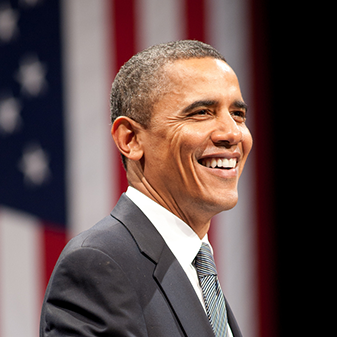
#> input picture Part 1/Week_1/images/obama.jpg, 337 x 337 px
$ python colour.py
#> lines starting #> are read from the running program, lines starting #| are printed output that depends on the picture
##References
##https://stackoverflow.com/questions/46390779/automatic-white-balancing-with-grayworld-assumption
##https://pippin.gimp.org/image-processing/chapter-automaticadjustments.html

try:
    import cv2
    import numpy as np
    from matplotlib import pyplot as plt
except:
    print ("please install the dependencies \n using command pip3 install requirements.txt")

image=cv2.imread("images/obama.jpg")  #reading the image into opencv
#> image is the input picture: shape (337, 337, 3); mean B, G, R 76.1, 77.4, 96.7

image_lab=cv2.cvtColor(image,cv2.COLOR_BGR2LAB)
#> image_lab: shape (337, 337, 3); mean of channels 0, 1, 2 87, 136.1, 132.1

##Using Grayworld Assumption

a=np.average(image_lab[:,:,1])
#> a = 136.1
b=np.average(image_lab[:,:,2])
#> b = 132.1
image_lab[:, :, 1] = image_lab[:, :, 1] - ((a - 128) * (image_lab[:, :, 0] / 255.0) * 1.1)
#> image_lab: shape (337, 337, 3); mean of channels 0, 1, 2 87, 132.6, 132.1
image_lab[:, :, 2] = image_lab[:, :, 2] - ((b - 128) * (image_lab[:, :, 0] / 255.0) * 1.1)
#> image_lab: shape (337, 337, 3); mean of channels 0, 1, 2 87, 132.6, 130.1
image_lab = cv2.cvtColor(image_lab, cv2.COLOR_LAB2BGR)
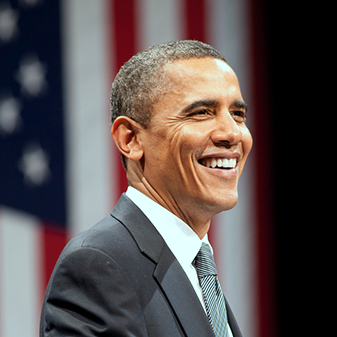
#> image_lab: shape (337, 337, 3); mean B, G, R 79.2, 79.8, 89.4

##cv2.imshow("LAB image",np.hstack((image,image_lab)))  #To show the ouput

plt.subplot(1,2,1)
plt.imshow(cv2.cvtColor(image, cv2.COLOR_BGR2RGB)) #converting BGR to RGB to plot in matplotlib
plt.title("original ")
plt.subplot(1,2,2)
plt.imshow(cv2.cvtColor(image_lab, cv2.COLOR_BGR2RGB))
plt.title("Colour corrected")
##plt.show()

def remap(v, mi, ma):
    return (v-mi)/(ma-mi)


def component_streching(image):
    #Calculating minimum and mazimum values of RGB channels
    image2=image
    b_min=image[:,:,0].min()
#> b_min = 0
    b_max=image[:,:,0].max()
#> b_max = 255
    g_min=image[:,:,1].min()
#> g_min = 0
    g_max=image[:,:,1].max()
#> g_max = 255
    r_min=image[:,:,2].min()
#> r_min = 0
    r_max=image[:,:,2].max()
#> r_max = 255

##    image2[:,:,0]=remap(image[:,:,0],b_min,b_max)
    image2[:,:,0]=(image[:,:,0]-b_min)/(b_max-b_min)
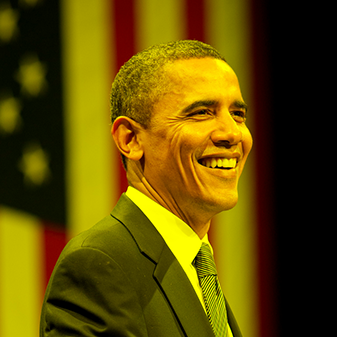
#> image2: shape (337, 337, 3); mean B, G, R 0, 77.4, 96.7
    image2[:,:,1]=remap(image[:,:,1],g_min,g_max)
#> in remap, `return (v-mi)/(ma-mi)`:
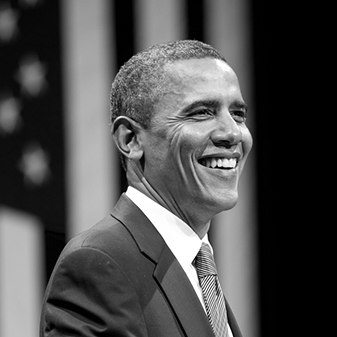
#> returned value: shape (337, 337) float64; min 0, max 1, mean 0.304
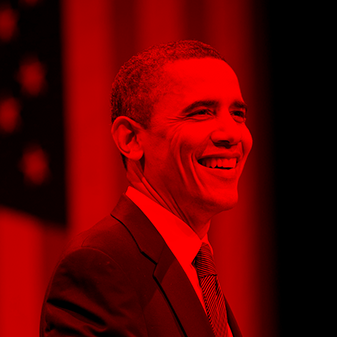
#> image2: shape (337, 337, 3); mean B, G, R 0, 0, 96.7
    image2[:,:,2]=remap(image[:,:,2],r_min,r_max)
#> call 2 of remap, with mi = 0, ma = 255
#> in remap (call 2), `return (v-mi)/(ma-mi)`:
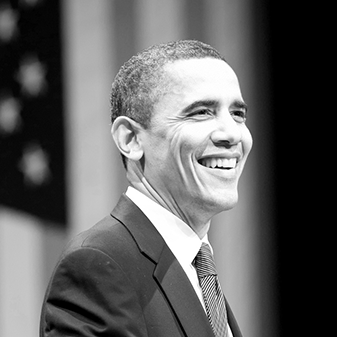
#> returned value: shape (337, 337) float64; min 0, max 1, mean 0.379
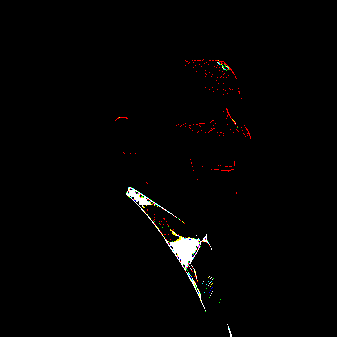
#> image2: shape (337, 337, 3); mean B, G, R 0.00918, 0.0102, 0.0123; drawn with 1 as white
##    return image2
    print(image2[:,:,0])
#> (printed output is left out)
temp=component_streching(image)

#> (the run stopped early here; a loop or call above may not have finished)
